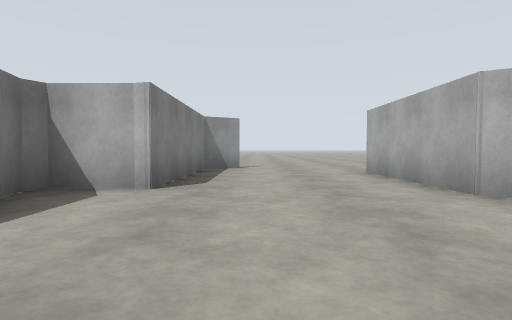
View 1 (above)

24 first-person views from a walk through a robot-simulator world made for Gazebo. The camera is 0.94 m above the floor, tilts 2° down and sees 80° across. The floor is counted in squares, 2 m on a side. Each view is taken from the middle of a square. On the plan, view 1 faces up. The plan holds only what a view shows up to about 9 squares ahead; the rest is blank. The place goes on beyond the plan.

View 2
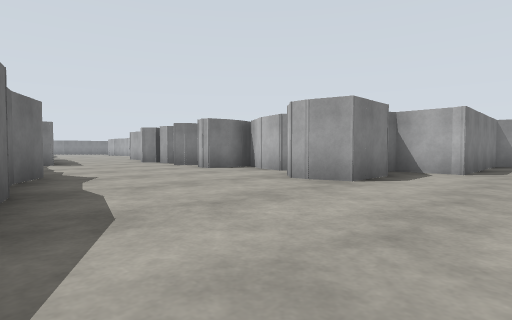

View 3
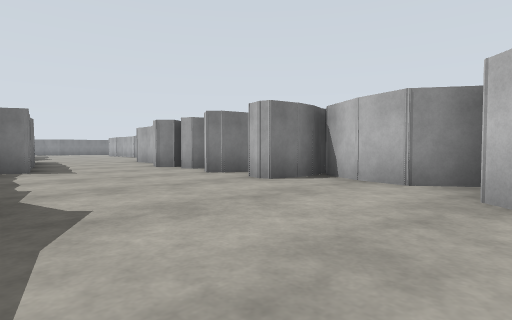

View 4
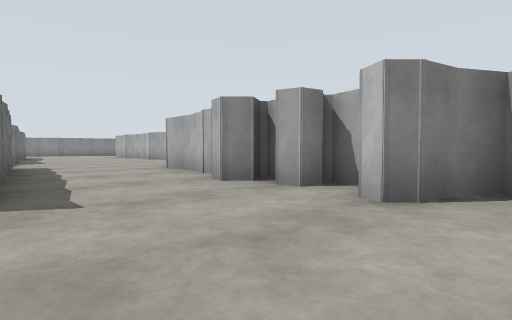

View 5
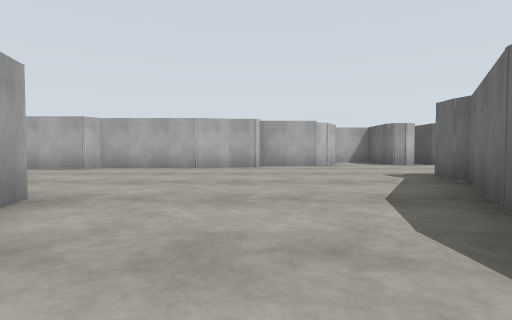

View 6
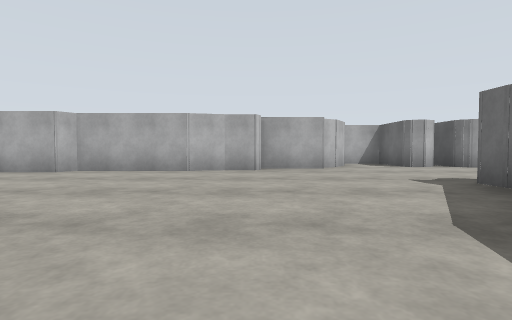

View 7
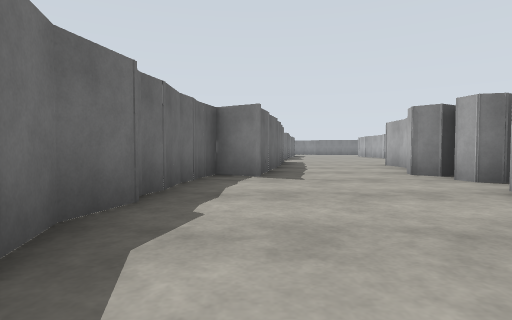

View 8
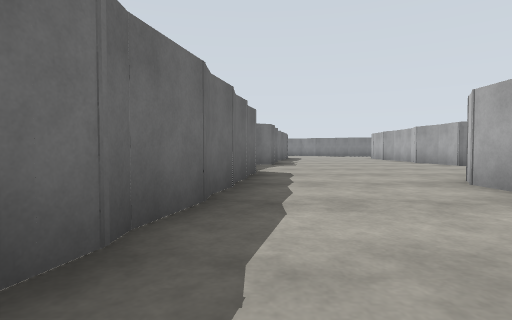

View 9
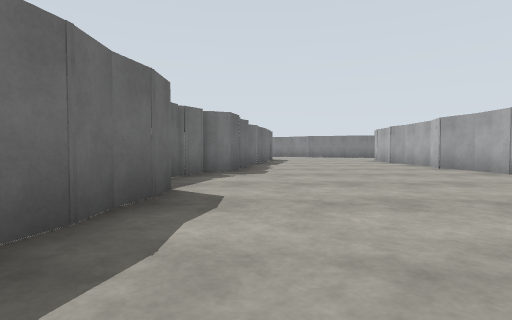

View 10
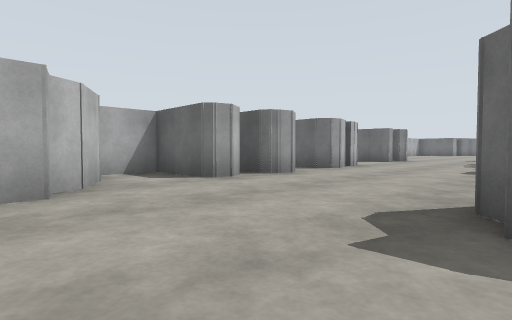

View 11
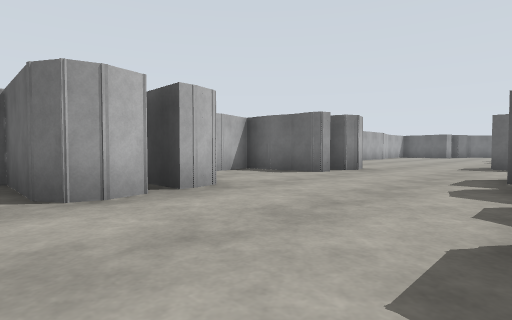

View 12
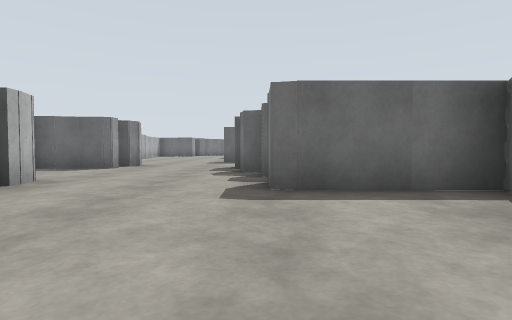

View 13
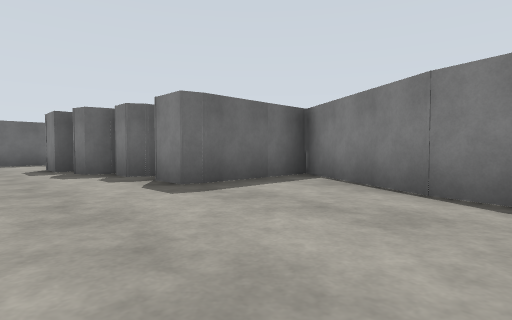

View 14
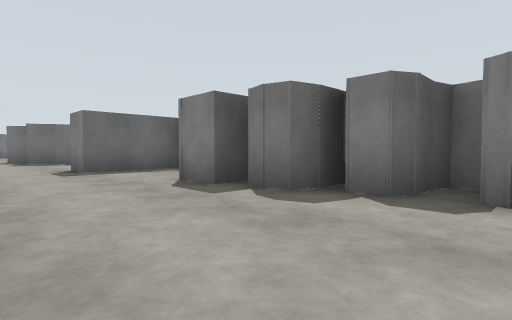

View 15
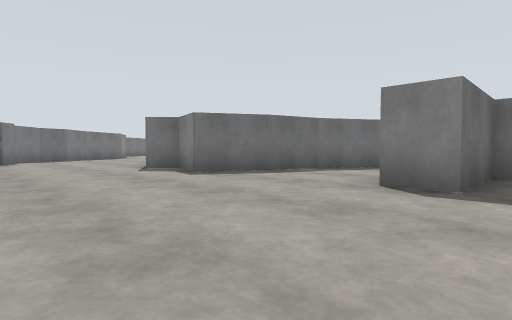

View 16
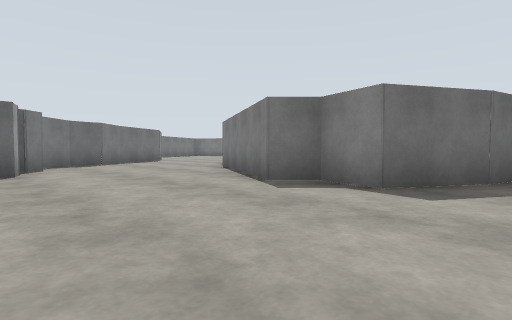

View 17
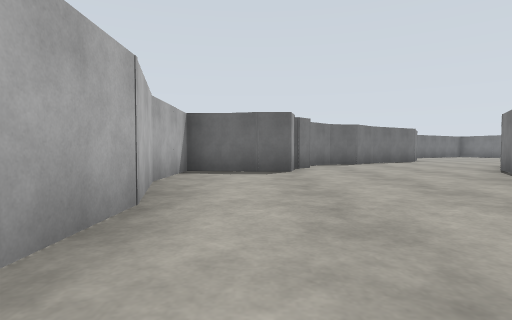

View 18
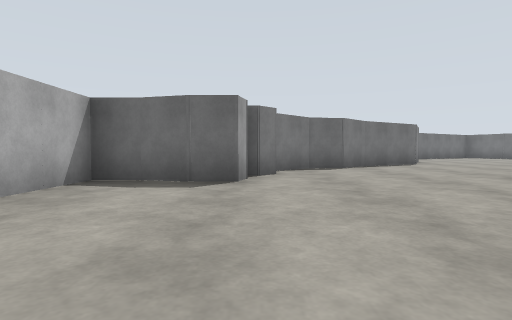

View 19
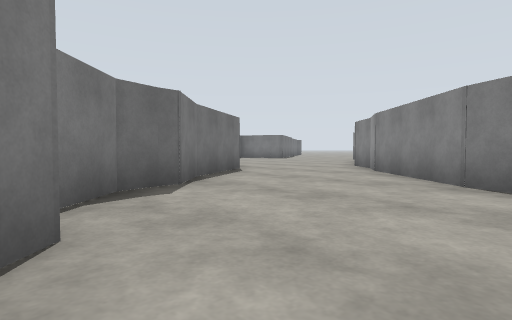

View 20
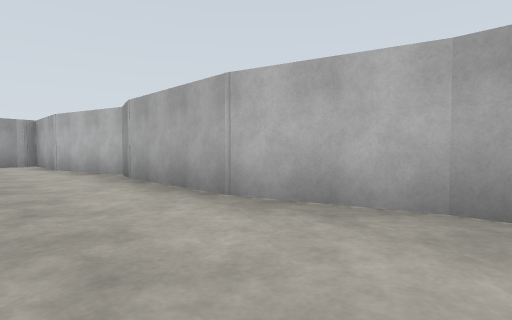

View 21
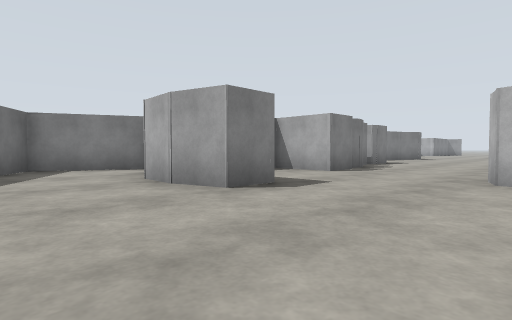

View 22
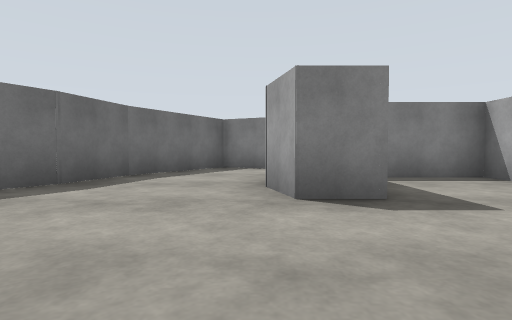

View 23
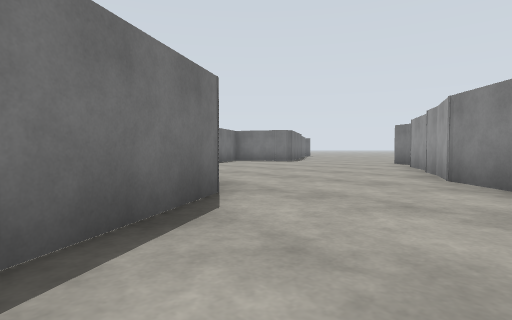

View 24
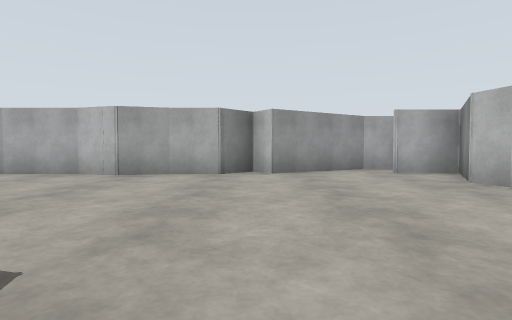

### Floor plan
Key: @ floor where view 1 was taken; # wall or solid block; . floor.
Columns run from 22 left of view 1 to 8 right of it. Each row starts with its distance up from view 1.
  9                       ....
  8                       ....
  7      ###             #...
  6 ######.##            #..#
  5 .......##            #..#
  4 .......#            ##..#
  3 .......##############...##
  2 ...........##.##...##....#
  1 ...................#.....#
  0  ###..#...............@..#
 -1    ## ######.............#
 -2            ####.#........#
 -3               ######..... ###
 -4                    ####.....#
 -5                      ##....##
 -6                      #.....
 -7                      #....###
 -8                     ##......#
 -9                     #.....###
-10                     ###....#
-11                       #....##
-12                       ##....#
-13                       ##...##
-14                       ##...#
-15                       #....###
-16                       #......#
-17                    ######....#
-18                    #.........#
-19                    #.........#
-20                    ###.......#
-21                      ###.....#
-22                        ##....#
-23                         #....#
-24                        ##....##
-25                        #......#
-26                       ##......#
-27                      ##....####
-28                     ##.....#
-29                    ##.....##
-30                  ###....###
-31                ###....###
-32                .......#
-33                ......
-34                 .....
-35                  ...

Positions as (right, up) in squares from view 1, and headings:
1: (0, 0), facing up
2: (0, -3), facing up-left
3: (-3, -2), facing up-left
4: (-7, -1), facing up-left
5: (-5, -1), facing right
6: (-4, -1), facing right
7: (-5, -1), facing left
8: (-10, 0), facing left
9: (-13, 1), facing left
10: (0, -2), facing down-right
11: (1, -8), facing down-right
12: (1, -6), facing down
13: (3, -6), facing down-left
14: (4, -10), facing down-left
15: (6, -16), facing down-left
16: (6, -20), facing down-left
17: (6, -20), facing down
18: (5, -22), facing down
19: (5, -26), facing down-left
20: (5, -25), facing up-right
21: (5, -20), facing up-left
22: (5, -18), facing left
23: (2, -29), facing down-left
24: (-18, 0), facing up
